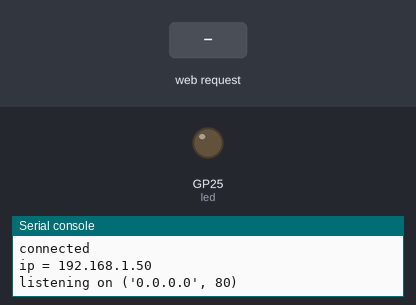
Simulated run of this program. Board: Raspberry Pi Pico running MicroPython. On the bench: output pins drawn as LEDs (lit = HIGH), the last lines printed to the serial console. The inputs (shaded band) are chosen by the test bench. WiFi joins after 1.5 s.

Above: at 3.2 s.
3.3 s: HTTP request GET /light/on received
At 4.4 s:
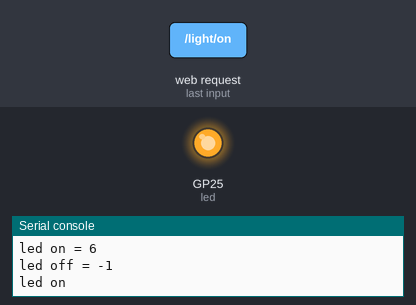
4.8 s: HTTP request GET /light/off received
At 5.6 s:
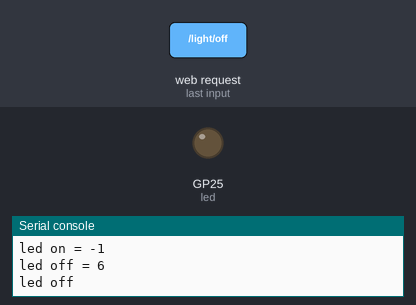
Timing chart, 0 to 7.8 s (numbered marks = the images above; inputs shaded):
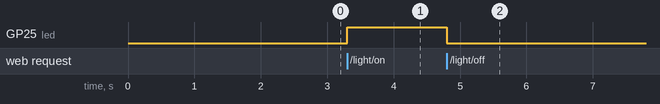

Measured:
- after the input at 3.3 s, GP25 (led): LOW → HIGH at once
- after the input at 4.8 s, GP25 (led): HIGH → LOW at once

The program:

webserver.py
```python
import network
import socket
import time
import machine

from machine import Pin

stateis = ""

ssid = ''
password = ''

wlan = network.WLAN(network.STA_IF)
wlan.active(True)
wlan.connect(ssid, password)

html = """<!DOCTYPE html>
<html>
    <head> <title>Pico W</title> </head>
    <body> <h1>Pico W</h1>
        <p>%s</p>
    </body>
</html>
"""

max_wait = 10
while max_wait > 0:
    if wlan.status() < 0 or wlan.status() >= 3:
        break
    max_wait -= 1
    print('waiting for connection...')
    time.sleep(1)

if wlan.status() != 3:
    raise RuntimeError('network connection failed')
else:
    print('connected')
    status = wlan.ifconfig()
    print( 'ip = ' + status[0] )

addr = socket.getaddrinfo('0.0.0.0', 80)[0][-1]

s = socket.socket()
s.bind(addr)
s.listen(1)

print('listening on', addr)

# Listen for connections
while True:
    try:
        cl, addr = s.accept()
        print('client connected from', addr)
        request = cl.recv(1024)
        print(request)

        request = str(request)
        led_on = request.find('/light/on')
        led_off = request.find('/light/off')
        print( 'led on = ' + str(led_on))
        print( 'led off = ' + str(led_off))

        led = machine.Pin("LED", machine.Pin.OUT)

        if led_on == 6:
            print("led on")
            led.on()
            stateis = "LED is ON"

        if led_off == 6:
            print("led off")
            led.off()
            stateis = "LED is OFF"

        response = html % stateis

        cl.send('HTTP/1.0 200 OK\r\nContent-type: text/html\r\n\r\n')
        cl.send(response)
        cl.close()

    except OSError as e:
        cl.close()
        print('connection closed')
```
